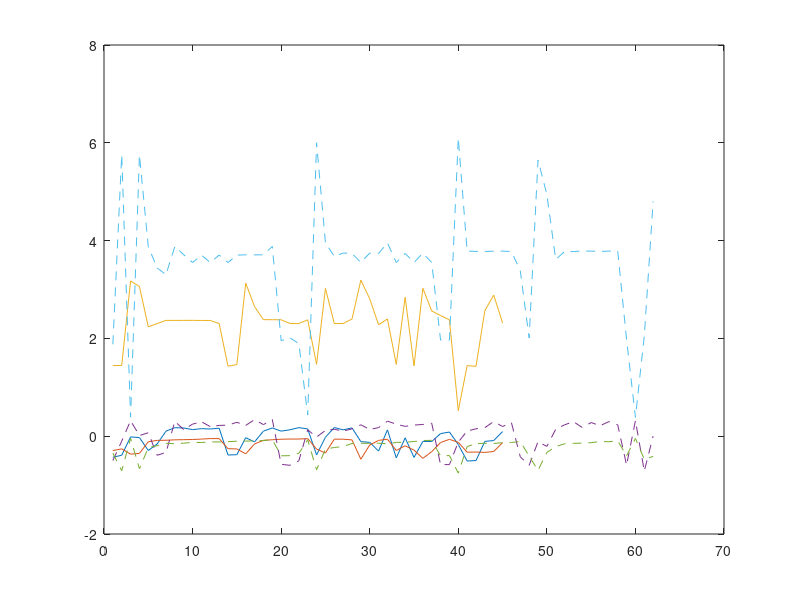

This chart was generated by the following MATLAB code:
clc; clear all; close all;
addpath('../');

xleft = load('left.txt');
xright = load('right.txt');
X = load('p3.txt');
X_opencv = load('p3_opencv.txt');

plot(X); hold on; plot(X_opencv,'--')